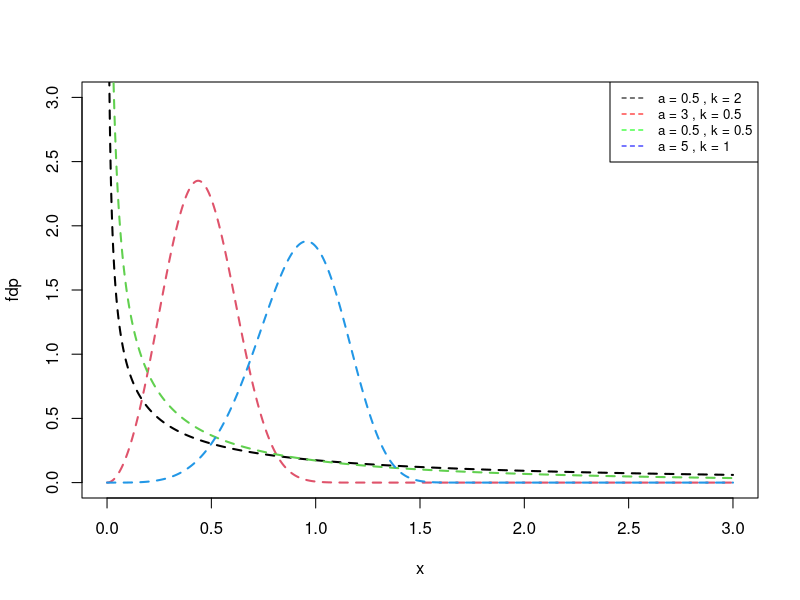
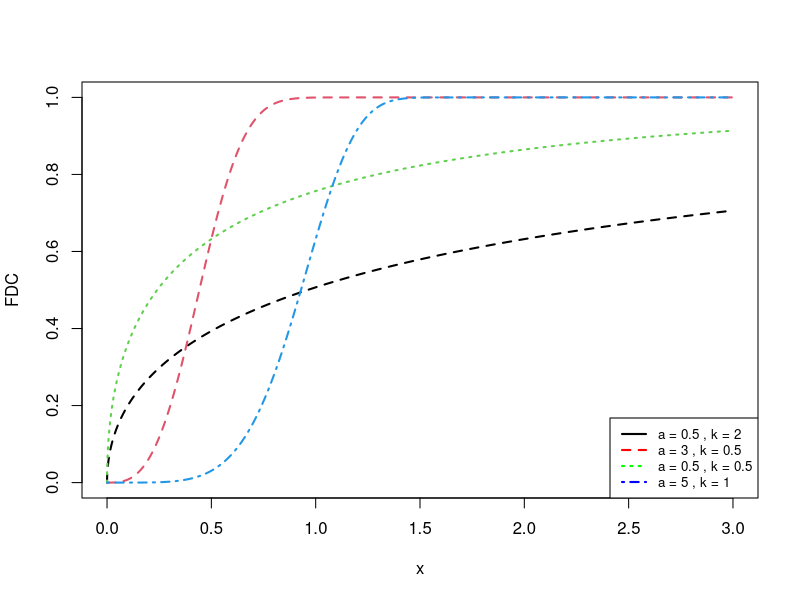

Write the R code that produced these figures, in order.
cdf <- function(x,a,k){
  1-exp(-(x/k)^(a))
}


pdf <- function(x,a,k){
  (a/k^a)*x^(a-1)*exp(-(x/k)^(a))
}


alpha = c(0.5, 3,0.5,5)
lambda <- c(2,0.5,0.5,1)
x <- seq(0, 3, length.out = 10000)

plot(x,pdf(x,alpha[1],lambda[1]), ylab = "fdp",type ='l',lty=2,lwd=2,main = "", ylim=c(0,3))

for (i in 2:length(alpha)){
  y <- pdf(x, alpha[i], lambda[i])
  lines(x, y, col = i ,lty=2,lwd =2)
}


legend("topright", legend = c(paste("a =", alpha ,"," , "k =", lambda  )), 
       col = c("black", "red", "green", "blue" ), lty = 2, cex = 0.8)



#alpha = c(0.5, 1,3.5,5)
#lambda <- c(0.1,0.3,0.5,1)
#x <- seq(0, 3, length.out = 10000)

plot(x,cdf(x,alpha[1],lambda[1]), ylab = "FDC",type ='l',lty=2,lwd=2,main = "", ylim=c(0,1))

for (i in 2:length(alpha)){
  y <- cdf(x, alpha[i], lambda[i])
  lines(x, y, col = i ,lty=i,lwd =2)
}


legend("bottomright", legend = c(paste("a =", alpha ,"," , "k =", lambda  )), 
       col = c("black", "red", "green", "blue" ), lty =c(1,2,3,4),lwd=2, cex = 0.8)


